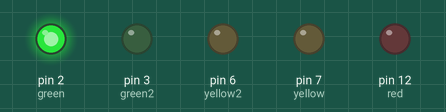
A sketch run on a simulated Arduino Uno, built with avr-gcc and run on an emulated ATmega328P. On the bench: output pins drawn as LEDs (lit = HIGH).

Above: at 2.0 s.
At 5.0 s:
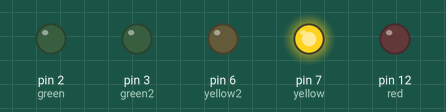
At 7.5 s:
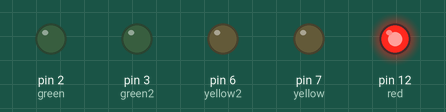
Timing chart, 0 to 11.7 s (numbered marks = the images above):
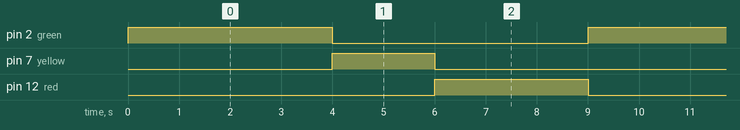

Measured:
- by itself, pin 2 (green): alternates HIGH for 4.0 s and LOW for 5.0 s
- by itself, pin 7 (yellow): alternates HIGH for 2.0 s and LOW for 7.0 s
- by itself, pin 12 (red): alternates HIGH for 3.0 s and LOW for 6.0 s

The sketch:

Stoplight.ino
```cpp
int red = 12;
int yellow = 7;
int yellow2 = 6;
int green = 2;
int green2 = 3;

void setup() {
  pinMode(red, OUTPUT);
  pinMode(yellow, OUTPUT);
  pinMode(yellow2, OUTPUT);
  pinMode(green, OUTPUT);
  pinMode(green2, OUTPUT);
  digitalWrite(green, HIGH);
}

void loop() {
  stoplight();
}

void stoplight(){
  delay(4000);
  digitalWrite(green, LOW);
  digitalWrite(yellow, HIGH);
  delay(2000);
  digitalWrite(yellow, LOW);
  digitalWrite(red, HIGH);
  delay(3000);
  digitalWrite(red, LOW);
  digitalWrite(green, HIGH);
}
```
